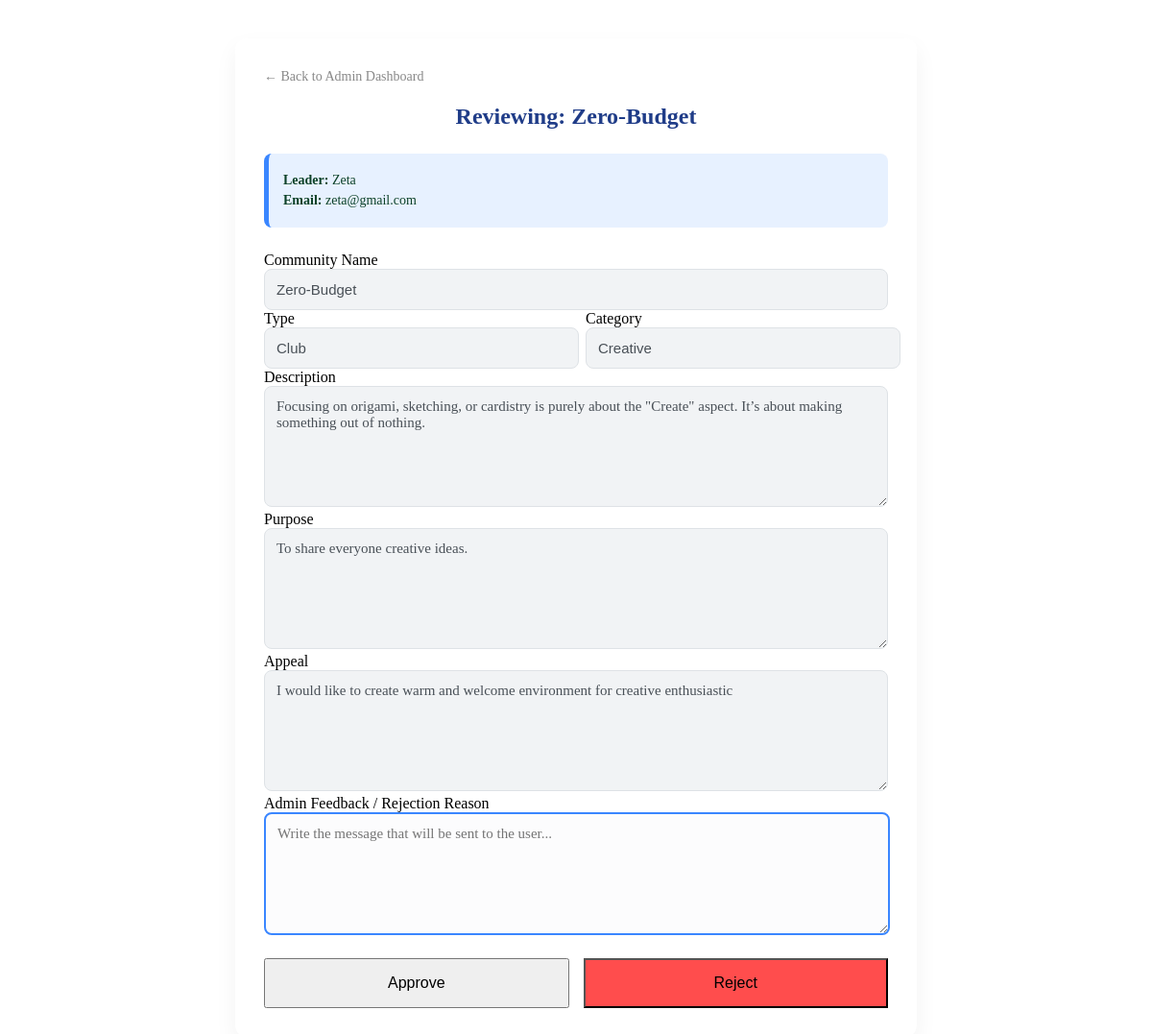
/views/view_request.php?id=28 (signed in), run on the app's committed database.
### tables this page shows
CREATE TABLE `communities` (
  `id` int(11) NOT NULL,
  `leader_name` varchar(100) NOT NULL,
  `leader_email` varchar(100) NOT NULL,
  `community_name` varchar(100) NOT NULL,
  `type` enum('club','study_group') NOT NULL,
  `category` varchar(50) NOT NULL,
  `description` text NOT NULL,
  `profile_pic` varchar(255) DEFAULT NULL,
  `purpose` text NOT NULL,
  `disband_reason` text DEFAULT NULL,
  `appeal` text DEFAULT NULL,
  `status` enum('pending','approved','rejected','disband_pending') NOT NULL DEFAULT 'pending',
  `created_at` timestamp NOT NULL DEFAULT current_timestamp(),
  `pending_leader` varchar(100) DEFAULT NULL
);

### views/view_request.php (the view, shortened to what this page needs)
<?php
include('../includes/db.php');
$request_id = $_GET['id'];
$query = "SELECT * FROM communities WHERE id = ?";
$get_stmt = mysqli_prepare($conn, $query);
mysqli_stmt_bind_param($get_stmt, "i", $request_id);
mysqli_stmt_execute($get_stmt);
$result = mysqli_stmt_get_result($get_stmt);
$data = mysqli_fetch_assoc($result);
$is_processed = ($data['status'] !== 'pending');
?>
<!DOCTYPE html>
<html lang="en">
<head>
    <link rel="stylesheet" href="../assets/css/group_creation_review.css?v=<?php echo time(); ?>">
</head>
<body>
<div class="full-page-container">
    <div class="request-form-container">
        <a href="../views/admin_dashboard.php" style="text-decoration: none; color: #888; font-size: 14px;">← Back to Admin Dashboard</a>
        <h2>Reviewing: <?php echo htmlspecialchars($data['community_name']); ?></h2>
        <div class="admin-info-banner">
            <p><strong>Leader:</strong> <?php echo htmlspecialchars($data['leader_name']); ?></p>
            <p><strong>Email:</strong> <?php echo htmlspecialchars($data['leader_email']); ?></p>
        </div>
        <form method="POST" action="">
            <div class="form-group">
                <label>Community Name</label>
                <input type="text" value="<?php echo htmlspecialchars($data['community_name']); ?>" readonly>
            </div>
            <div style="display: flex; gap: 20px;">
                <div class="form-group" style="flex: 1;">
                    <label>Type</label>
                    <input type="text" value="<?php echo ucfirst($data['type']); ?>" readonly>
                </div>
                <div class="form-group" style="flex: 1;">
                    <label>Category</label>
                    <input type="text" value="<?php echo ucfirst($data['category']); ?>" readonly>
                </div>
            </div>
            <div class="form-group">
                <label>Description</label>
                <textarea readonly><?php echo htmlspecialchars($data['description']); ?></textarea>
            </div>
            <div class="form-group">
                <label>Purpose</label>
                <textarea readonly><?php echo htmlspecialchars($data['purpose']); ?></textarea>
            </div>
            <div class="form-group">
                <label>Appeal</label>
                <textarea readonly><?php echo htmlspecialchars($data['appeal']); ?></textarea>
            </div>
            <div class="form-group">
                <label>Admin Feedback / Rejection Reason</label>
                <?php if ($is_processed): ?>
                    <div style="padding: 15px; background: #f9f9f9; border: 1px solid #ddd; border-radius: 8px; color: #666;">
                        This request has already been <strong><?php echo $data['status']; ?></strong>. No further actions can be taken.
                    </div>
                <?php else: ?>
                    <textarea name="admin_feedback" placeholder="Write the message that will be sent to the user..." required style="border: 2px solid #3a86ff;"></textarea>
                <?php endif; ?>
            </div>
            <?php if (!$is_processed): ?>
                <div class="creation-form-btn" style="display: flex; gap: 15px; margin-top: 20px;">
                    <button type="submit" name="action" value="approved" class="btn" style="flex: 1;">
                        Approve
                    </button>
                    <button type="submit" name="action" value="rejected" class="btn" style="flex: 1; background-color: #ff4d4d;">
                        Reject
                    </button>
                </div>
            <?php else: ?>
                <div style="margin-top: 20px; text-align: center;">
                    <p style="color: #888; font-style: italic;">Viewing processed request (Read-Only Mode)</p>
                </div>
            <?php endif; ?>
        </form>
    </div>
</div>
</body>
</html>

### assets/css/group_creation_review.css (style rules this page uses)
.request-form-container { max-width: 650px; margin: 40px auto; background: #fff; padding: 30px; border-radius: 12px; box-shadow: 0 10px 25px rgba(0,0,0,0.05); }
.request-form-container h2 { color: #1f3c88; margin-bottom: 25px; text-align: center; font-size: 24px; }
.request-form-container input, .request-form-container select, .request-form-container textarea { width: 96%; padding: 12px; border: 1.5px solid #e1e5ee; border-radius: 8px; font-size: 15px; transition: all 0.3s ease; background-color: #fcfcfd; }
.request-form-container textarea { resize: vertical; min-height: 100px; font-family: inherit; }
.creation-form-btn { display: flex; gap: 20px; }
.creation-form-btn button { width: 95%; padding: 15px; font-size: 16px;flex: 1; }
input[readonly], textarea[readonly] { background-color: #f1f3f5 !important; border-color: #dee2e6 !important; color: #495057; cursor: not-allowed; }
.admin-info-banner { background: #e7f1ff; padding: 15px; border-radius: 8px; margin-bottom: 25px; font-size: 14px; color: #0c4128; border-left: 5px solid #3a86ff; }
.admin-info-banner p { margin: 5px 0; }

### data on the page
communities: community_name "Zero-Budget", leader_name "Zeta", leader_email "zeta@gmail.com", type "Club", category "Creative", description "Focusing on origami, sketching, or cardistry is purely about the \"Create\" aspect. It’s about making something out of nothing.", purpose "To share everyone creative ideas.", appeal "I would like to create warm and welcome environment for creative enthusiastic"
